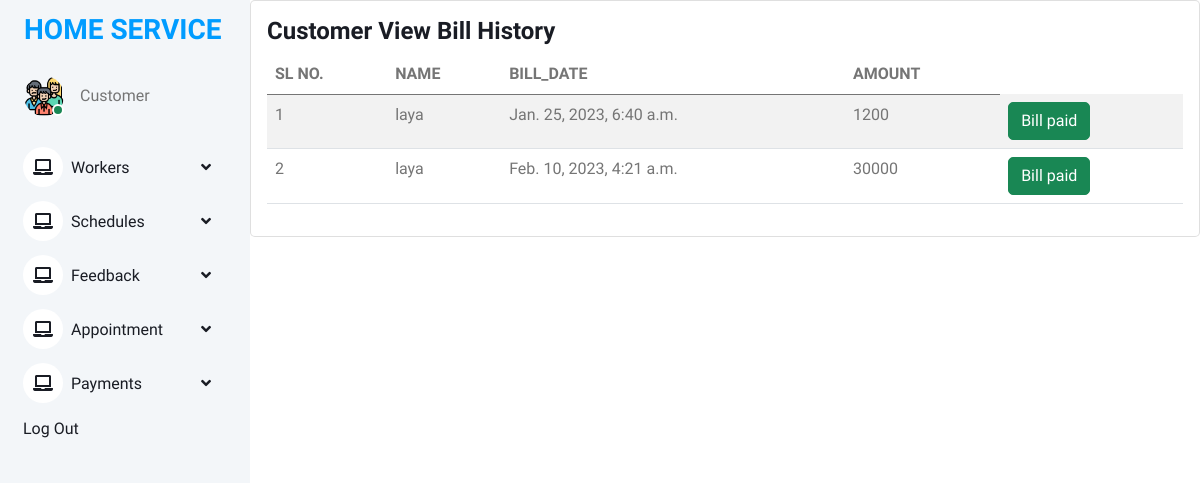
Screenshot of /bill_history (signed in) with the database file from the repository.
### online_home_service_app/models.py (models this page shows)
class Bill(models.Model):
    name = models.ForeignKey(Register, on_delete=models.CASCADE)
    bill_date = models.DateTimeField(auto_now_add=True)
    amount = models.IntegerField()
    paid_on = models.DateField(auto_now=True)
    status = models.IntegerField(default=0)

class Register(models.Model):
    user = models.OneToOneField(Login,on_delete=models.CASCADE)
    name = models.CharField(max_length=100)
    address = models.CharField(max_length=100)
    mobile = models.CharField(max_length=10)
    email = models.EmailField()
    def __str__(self):
        return self.name

### online_home_service_app/views.py (the view)
# urls.py: path("bill_history", views.bill_history, name="bill_history"),
@login_required(login_url = 'logout')
def bill_history(request):
    u = Register.objects.get(user=request.user)
    bill = Bill.objects.filter(name=u, status__in=[1, 2])
    return render(request,"customer/customer_view_bill_history.html", {'bill':bill})

### templates/customer/customer_view_bill_history.html
{% extends 'customer/customer base.html' %}
{% load crispy_forms_tags %}
{% block content %}
<div class="col-lg-18 grid-margin stretch-card">
              <div class="card">
                <div class="card-body">
                  <h4 class="card-title">Customer View Bill History</h4>
                  <div class="table-responsive">
                    <table class="table table-striped">
                      <thead>
                        <tr>
                          <th>SL NO.</th>
                          <th>NAME</th>
                          <th>BILL_DATE</th>
                          <th>AMOUNT</th>
                        </tr>
                      </thead>
                      <tbody>
                      {% for i in bill %}
                        <tr>
                          <td>{{forloop.counter}}</td>
                          <td>{{ i.name }}</td>
                          <td>{{ i.bill_date }}</td>
                          <td>{{ i.amount }}</td>
                          <td>
                              {% if i.status == 0 %}
                        <button type="button" class="btn btn-warning">
                          <a href= " {% url 'pay_bill' i.id  %}" >PAY ONLINE</a></button>
                              <button type="button" class="btn btn-warning" >
                              <a href= " {% url 'direct_payment' i.id %}" >PAY DIRECT</a></button>
                        {% else %}
                        <button type="button" class="btn btn-success">Bill paid</button>
                              {% endif %}
                          </td>
                        </tr>
                      {% endfor %}
                      </tbody>
                    </table>
                  </div>
                </div>
              </div>
            </div>
{% endblock %}

### static/static1/assets2/css/style.css (style rules this page uses)
:root { --primary: #009CFF; --light: #F3F6F9; --dark: #191C24; }
.btn { transition: .5s; }

### rows the page displays
Bill: name "laya", bill_date "Jan. 25, 2023, 6:40 a.m.", amount "1200", status "Bill paid"
Bill: name "laya", bill_date "Feb. 10, 2023, 4:21 a.m.", amount "30000", status "Bill paid"
